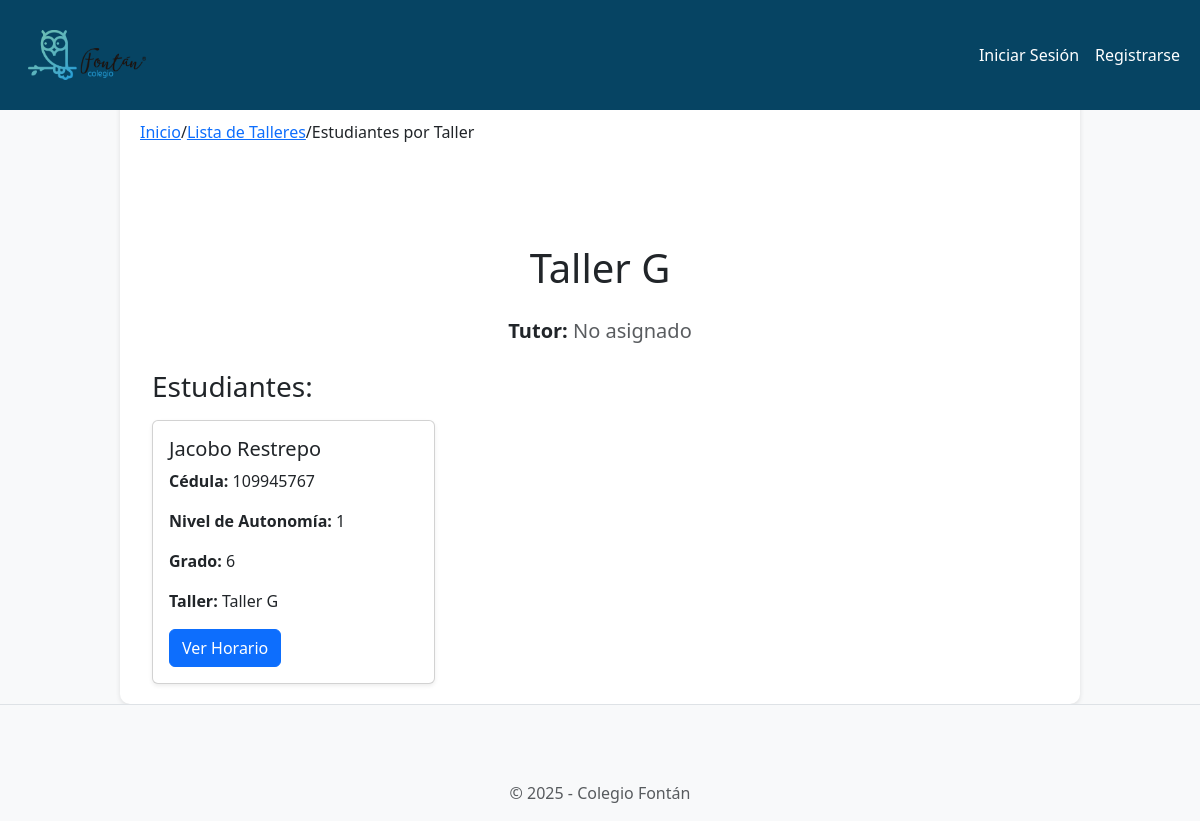
The app's page /workshops/80/students/, older data.
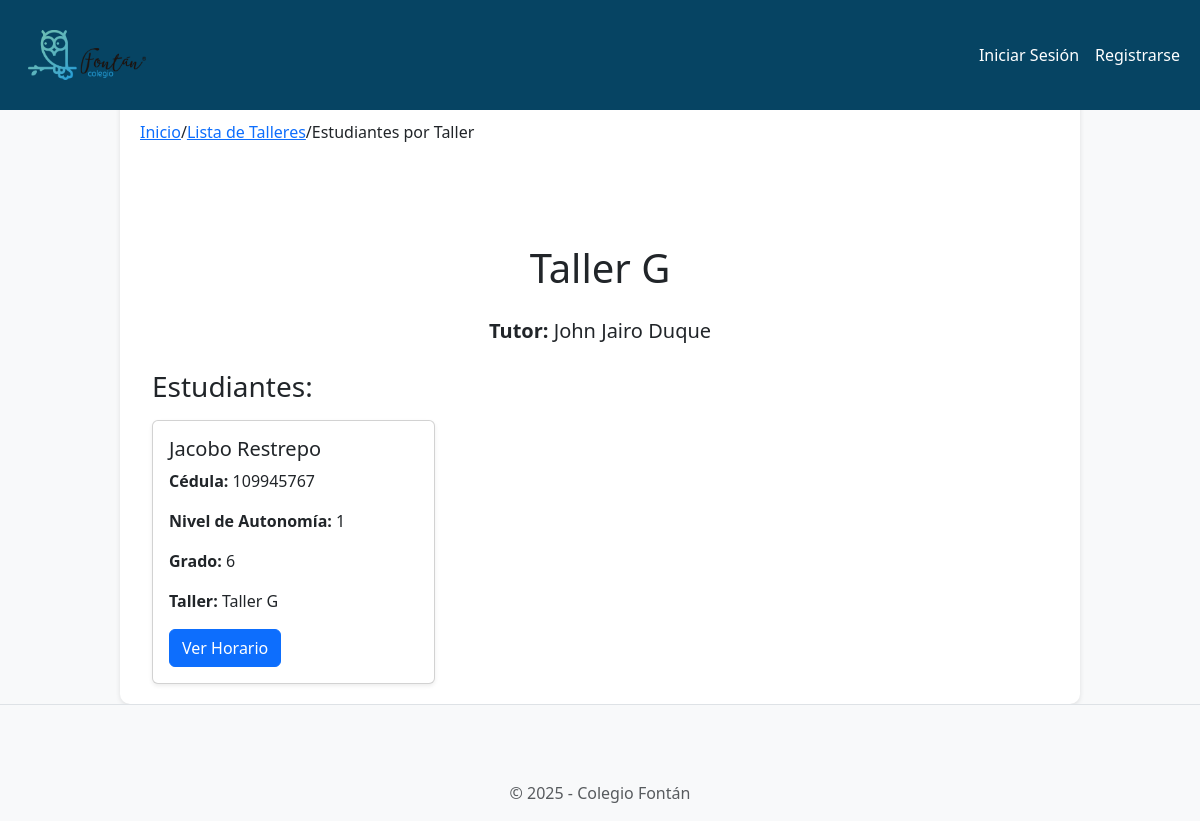
The same page, newer data.
### workshops/models.py (models this page shows, shortened)
class Workshop(models.Model):
    WORKSHOP_TYPES = [
        ('primary', 'Primaria'),
        ('high_school', 'Bachillerato'),
        ('collective', 'Colectivo'),
    ]
    workshop_id = models.AutoField(primary_key=True)
    name = models.CharField(max_length=100, unique=True)
    tutor = models.ForeignKey(
        'tutors.Tutor',
        on_delete=models.SET_NULL,
        null=True,
        blank=True,
        related_name='workshops'  # Esta línea permite acceder a los talleres desde el tutor
    )
    max_capacity = models.IntegerField(default=25)
    type = models.CharField(
        max_length=20,
        choices=WORKSHOP_TYPES,
        default='primary'
    )

### tutors/models.py (models this page shows, shortened)
class Tutor(models.Model):
    tutor_id = models.AutoField(primary_key=True)
    user = models.OneToOneField(
        User,
        on_delete=models.CASCADE,
        related_name="tutor_profile"
    )
    student = models.ForeignKey(
        Student,
        on_delete=models.SET_NULL,
        null=True,
        blank=True
    )

### workshops/views.py (the view)
# urls.py: path('<int:workshop_id>/students/', views.students_by_workshop, name='students_by_workshop'),
def students_by_workshop(request, workshop_id):
    print("cargando funcion de estudiantes por taller")
    workshop = get_object_or_404(Workshop, workshop_id=workshop_id)
    print("cargando funcion de estudiantes por taller")
    students = Student.objects.filter(workshop=workshop)
    return render(request, 'workshops/students_by_workshop.html', {
        'workshop': workshop,
        'students': students,
        'workshops': Workshop.objects.all()
    })

### workshops/templates/workshops/students_by_workshop.html
{% extends 'base.html' %}
{% block breadcrumb %}
  <a href="{% url 'home.home' %}">Inicio</a>
  <span>/</span>
  <a href="{% url 'workshops:list_workshops' %}">Lista de Talleres</a>
  <span>/</span>
  <span>Estudiantes por Taller</span>
{% endblock %}
{% load static %}
{% block content %}
<div class="container">
  <h1 class="text-center my-4">{{ workshop.name }}</h1>
  <div class="text-center mb-4">
    <p class="fs-5">
      <strong>Tutor:</strong>
      {% if workshop.tutor %}
        {{ workshop.tutor.user.first_name }} {{ workshop.tutor.user.last_name }}
      {% else %}
        <span class="text-muted">No asignado</span>
      {% endif %}
    </p>
  </div>
  <h3 class="mb-3">Estudiantes:</h3>
  {% if students %}
    <div class="row row-cols-1 row-cols-md-3 g-4">
      {% for student in students %}
        <div class="col">
          <div class="card h-100 shadow-sm">
            <div class="card-body">
              <h5 class="card-title">{{ student.name }} {{ student.lastname }}</h5>
              <p><strong>Cédula:</strong> {{ student.id_number }}</p>
              <p><strong>Nivel de Autonomía:</strong> {{ student.autonomy_level }}</p>
              <p><strong>Grado:</strong> {{ student.grade }}</p>
              <p><strong>Taller:</strong> {{ student.workshop.name }}</p>
              <a href="{% url 'student_schedule' student_id=student.student_id %}" class="btn btn-primary">Ver Horario</a>
            </div>
          </div>
        </div>
      {% endfor %}
    </div>
  {% else %}
    <div class="alert alert-warning text-center" role="alert">
      No hay estudiantes asignados a este taller.
    </div>
  {% endif %}
</div>
{% endblock %}

Row changes from the older to the newer data that the page shows:
changed Workshop "Taller G": tutor.user.first_name (not shown) → "John Jairo"; tutor.user.last_name (not shown) → "Duque"; tutor_id empty → 7 (drawn)
Text that changed along with them:
text no longer shown: "No asignado"
